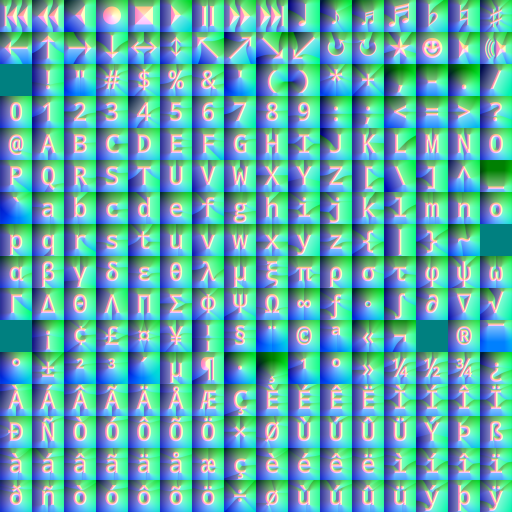
#> input picture reversing/its-right-there/src/rsrc/font-big.png, 1024 x 1024 px (shown at 1/2 size)
$ python a.py
#> lines starting #> are read from the running program, lines starting #| are printed output that depends on the picture
from PIL import Image
import numpy as np

img = Image.open("font-big.png")
#> img is the input picture: PIL image 1024x1024 RGBA; mean R, G, B, A 26.6, 127, 127.3, 170.5
img = np.array(img)[:,:,3]
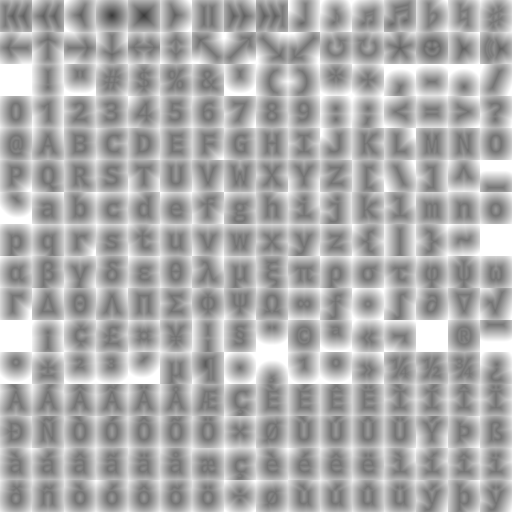
#> img: shape (1024, 1024) (shown at 1/2 size); min 58, max 255, mean 170.5
sz = img.shape[0]
#> sz = 1024

f = lambda c: img[
    sz//16*(c//16) : sz//16*(1+c//16),
    sz//16*(c%16) : sz//16*(1+c%16)
]

emp = np.zeros((sz//16*8,sz//16*8), dtype=np.uint8)
chars = [*b"RtEFATqpkVjyMBKnwh25LrYxlbg0vU3}i_fIue8doXC{HWNS9P4Gz6Js7DQcam1O"]
assert len(chars) == 64

nchars = []
for i,c in enumerate(chars):
    if c == ord('_'):
        nchars.append("underscore")
    elif c == ord("{"):
        nchars.append("curlleft")
    elif c == ord("}"):
        nchars.append("curlright")
    else:
        nchars.append(chr(c))
    cc = f(c)
    emp[
        i//8*sz//16:(1+i//8)*sz//16,
        i%8*sz//16:(1+i%8)*sz//16
    ] = cc

Image.fromarray(emp).save("font-min0.jpg")
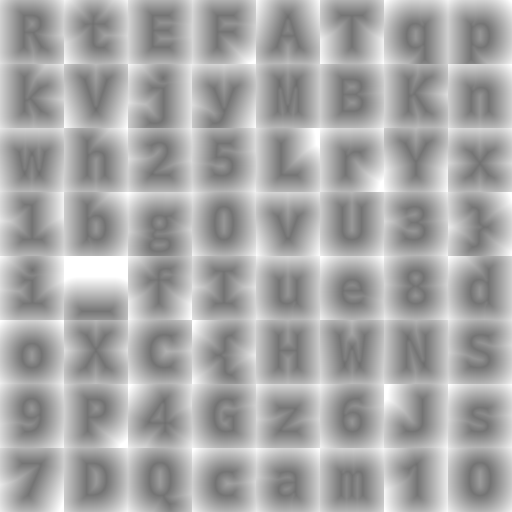
#> saved as font-min0.jpg: PIL image 512x512 L; min 110, max 255, mean 167.1


defines = "\n".join(f"#define _l{c} {i}./16." for i,c in enumerate(nchars))
#open("defines","w").write(str(defines))
